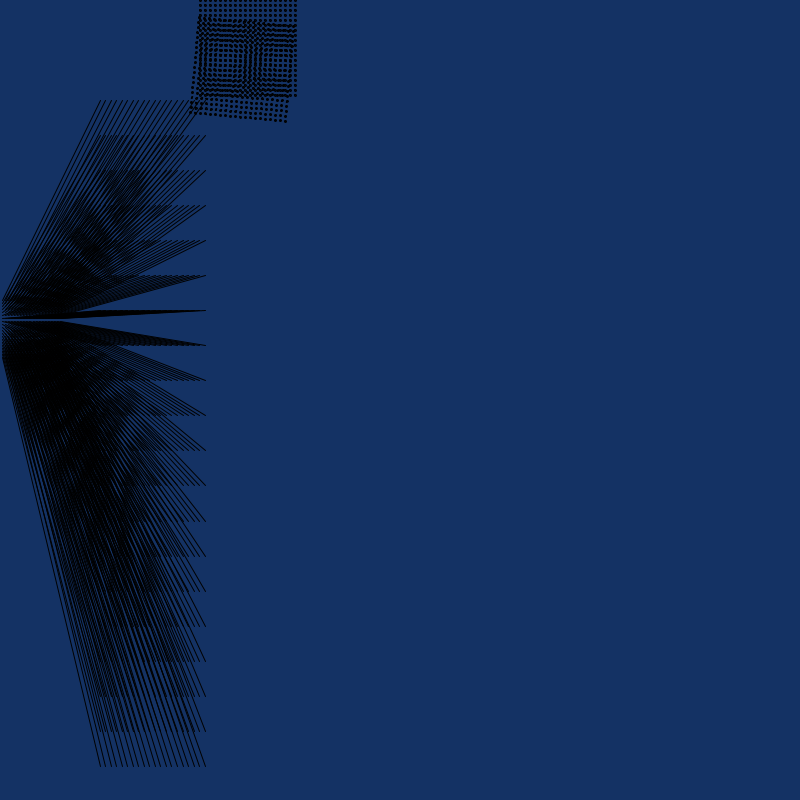
Frame 1 (no input)
Frame 60 (the mouse pressed at the canvas centre just before this capture): identical to frame 1, image omitted
Frame 120 (the mouse held since frame 60 and released just before this capture): identical to frame 1, image omitted

The Processing sketch that drew this single still picture (run headless with seeded random() and noise(); from frame 60 on, the mouse is pressed at the canvas centre):

// Processing sketch: Davidsketch_240324aMoire5
// ── Davidsketch_240324aMoire5.pde
//code runs at start
void setup() {
  //set size to 800,800
  size(800, 800);
}
//code runs every frame
void draw() {
  //set background to blue
  background(20, 50, 100);
  //set fill to black
  fill(0);
  //nested loops
  for (int j = 0; j<20; j++) {
    for (int i=0; i<20; i++) {
      //make overlapping lines of circles
      circle(200+i*5, j*5, 2);
      pushMatrix();
      rotate(0.09);
      circle(200+i*5, j*5, 2);
      popMatrix();
      //make weird line things
      line(100+j*5.5340, 100+i*35.09, 2+j*3.1, 300+i*3);
    }
  }
}
